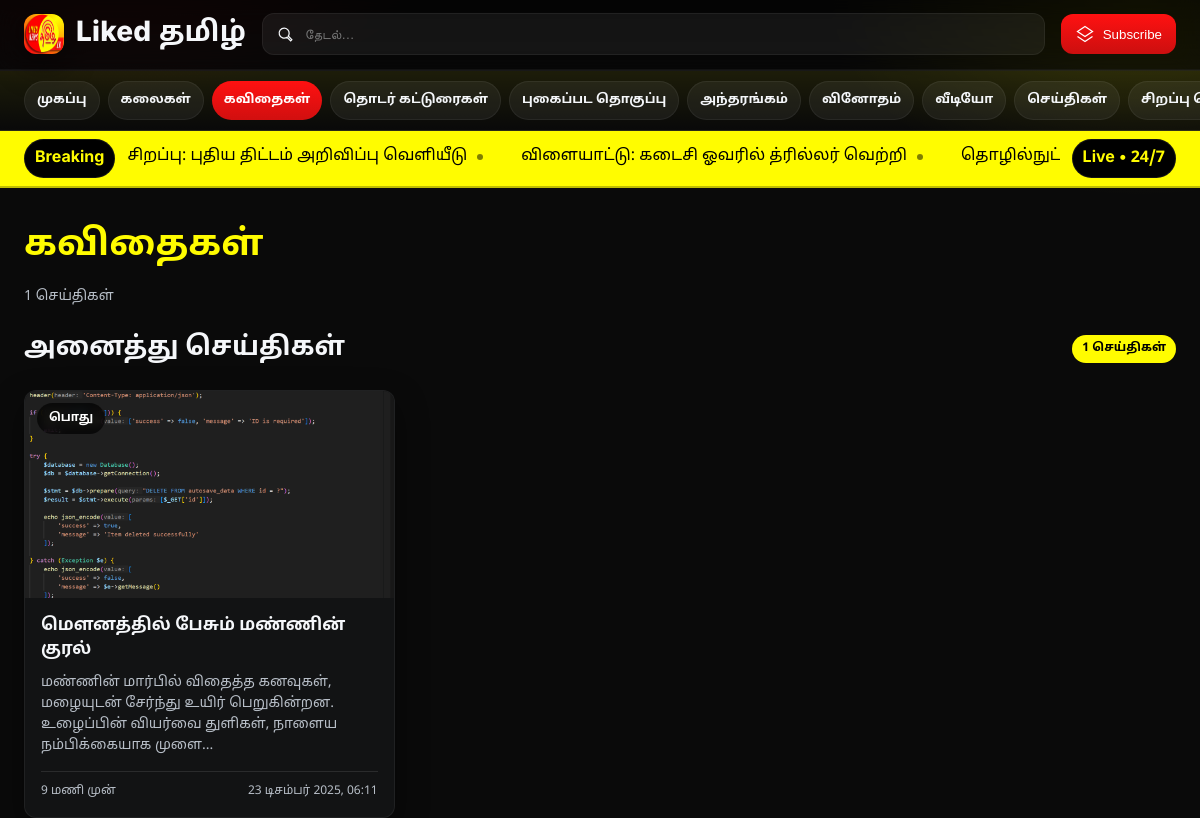
/categories.php?id=52, run on the app's committed database.
### tables this page shows
CREATE TABLE `categories` (
  `id` int(11) NOT NULL,
  `name` varchar(100) NOT NULL,
  `subcategories` varchar(100) DEFAULT NULL,
  `status` enum('active','inactive') DEFAULT 'active',
  `created_at` timestamp NOT NULL DEFAULT current_timestamp(),
  `updated_at` timestamp NOT NULL DEFAULT current_timestamp() ON UPDATE current_timestamp(),
  `tabtype` varchar(255) NOT NULL DEFAULT ''
);

CREATE TABLE `news` (
  `id` int(11) NOT NULL,
  `title` varchar(255) NOT NULL,
  `content` longtext DEFAULT NULL,
  `excerpt` text DEFAULT NULL,
  `categories` varchar(500) DEFAULT NULL,
  `sub_categories` varchar(500) DEFAULT NULL,
  `status` text DEFAULT 'draft',
  `published_at` varchar(255) DEFAULT NULL,
  `created_at` timestamp NULL DEFAULT current_timestamp(),
  `updated_at` timestamp NULL DEFAULT current_timestamp() ON UPDATE current_timestamp(),
  `image` varchar(255) DEFAULT NULL,
  `video` varchar(200) DEFAULT NULL,
  `embedded_video_url` text DEFAULT NULL,
  `seo_title` varchar(255) DEFAULT NULL,
  `seo_description` text DEFAULT NULL,
  `seo_keywords` text DEFAULT NULL,
  `is_autosave_converted` tinyint(1) NOT NULL DEFAULT 0
);

### categories.php (the view, shortened to what this page needs)
<?php
$database = new Database();
$db = $database->getConnection();
$categoryQuery = "SELECT * FROM categories WHERE status = 'active' ORDER BY id";
$categoryStmt = $db->prepare($categoryQuery);
$categoryStmt->execute();
$categories = $categoryStmt->fetchAll(PDO::FETCH_ASSOC);
$category_id = isset($_GET['id']) ? intval($_GET['id']) : 0;
$current_category = null;
$category_subcategories = [];
$category_news = [];
$news_count = 0;
$page = isset($_GET['page']) ? max(1, intval($_GET['page'])) : 1;
$per_page = 20;
if ($category_id > 0) {
    $catQuery = "SELECT * FROM categories WHERE id = :id AND status = 'active'";
    $catStmt = $db->prepare($catQuery);
    $catStmt->execute([':id' => $category_id]);
    $current_category = $catStmt->fetch(PDO::FETCH_ASSOC);
    if ($current_category) {
        $category_subcategories = [];
        $categoryName = $current_category['name'];
        $offset = ($page - 1) * $per_page;
        $newsQuery = "SELECT n.*,
                      (SELECT image_path FROM news_images WHERE news_id = n.id ORDER BY display_order LIMIT 1) as image_path
                      FROM news n
                      WHERE n.status = 'published'
                      AND (n.categories LIKE :cat_name
                           OR n.categories LIKE :cat_name_comma_start
                           OR n.categories LIKE :cat_name_comma_middle
                           OR n.categories LIKE :cat_name_comma_end)
                      ORDER BY n.created_at DESC
                      LIMIT :limit OFFSET :offset";
        $newsStmt = $db->prepare($newsQuery);
        $cat_name = "%" . $categoryName . "%";
        $cat_name_comma_start = $categoryName . ",%";
        $cat_name_comma_middle = "%," . $categoryName . ",%";
        $cat_name_comma_end = "%," . $categoryName;
        $newsStmt->bindValue(':cat_name', $cat_name, PDO::PARAM_STR);
        $newsStmt->bindValue(':cat_name_comma_start', $cat_name_comma_start, PDO::PARAM_STR);
        $newsStmt->bindValue(':cat_name_comma_middle', $cat_name_comma_middle, PDO::PARAM_STR);
        $newsStmt->bindValue(':cat_name_comma_end', $cat_name_comma_end, PDO::PARAM_STR);
        $newsStmt->bindValue(':limit', $per_page, PDO::PARAM_INT);
        $newsStmt->bindValue(':offset', $offset, PDO::PARAM_INT);
        $newsStmt->execute();
        $category_news = $newsStmt->fetchAll(PDO::FETCH_ASSOC);
        $countQuery = "SELECT COUNT(*) as total FROM news
                      WHERE status = 'published'
                      AND (categories LIKE :cat_name
                           OR categories LIKE :cat_name_comma_start
                           OR categories LIKE :cat_name_comma_middle
                           OR categories LIKE :cat_name_comma_end)";
        $countStmt = $db->prepare($countQuery);
        $countStmt->bindValue(':cat_name', $cat_name, PDO::PARAM_STR);
        $countStmt->bindValue(':cat_name_comma_start', $cat_name_comma_start, PDO::PARAM_STR);
        $countStmt->bindValue(':cat_name_comma_middle', $cat_name_comma_middle, PDO::PARAM_STR);
        $countStmt->bindValue(':cat_name_comma_end', $cat_name_comma_end, PDO::PARAM_STR);
        $countStmt->execute();
        $result = $countStmt->fetch(PDO::FETCH_ASSOC);
        $news_count = $result ? $result['total'] : 0;
    }
}
function formatTamilDate($date) {
    $tamil_months = [
        'ஜனவரி', 'பிப்ரவரி', 'மார்ச்', 'ஏப்ரல்',
        'மே', 'ஜூன்', 'ஜூலை', 'ஆகஸ்ட்',
        'செப்டம்பர்', 'அக்டோபர்', 'நவம்பர்', 'டிசம்பர்'
    ];
    try {
        $date_time = new DateTime($date);
        $day = $date_time->format('d');
        $month = $tamil_months[intval($date_time->format('m')) - 1] ?? $date_time->format('F');
        $year = $date_time->format('Y');
        $time = $date_time->format('H:i');
        return "$day $month $year, $time";
    } catch (Exception $e) {
        return $date;
    }
}
function timeAgoTamil($date) {
    try {
        $now = new DateTime();
        $created = new DateTime($date);
        $interval = $now->diff($created);
        if ($interval->y > 0) {
            return $interval->y . " வருடம் முன்";
        } elseif ($interval->m > 0) {
            return $interval->m . " மாதம் முன்";
        } elseif ($interval->d > 0) {
            if ($interval->d == 1) return "நேற்று";
            return $interval->d . " நாள் முன்";
        } elseif ($interval->h > 0) {
            return $interval->h . " மணி முன்";
        } elseif ($interval->i > 0) {
            return $interval->i . " நிமிடம் முன்";
        } else {
            return "இப்போது";
        }
    } catch (Exception $e) {
        return "சமீபத்தில்";
    }
}
function extractSubcategory($news, $category_subcategories) {
    if (empty($category_subcategories)) {
        return 'பொது';
    }
    return !empty($category_subcategories) ? trim($category_subcategories[0]) : 'பொது';
}
function getNewsImage($news) {
    if (!empty($news['image_path'])) {
        return htmlspecialchars($news['image_path']);
    }
    return 'https://picsum.photos/id/' . rand(1000, 1100) . '/800/500';
}
?>
<!DOCTYPE html>
<html lang="ta">
<head>
</head>
<body>
<header class="appbar">
  <div class="appbar-wrap">
    <a href="index.php" class="brand">
      <img src="Liked-tamil-news-logo-1 (2).png" alt="Portal Logo" class="logo" />
      <span class="title">Liked தமிழ்</span>
    </a>
    <form method="GET" action="search.php" class="search" role="search">
      <svg class="icon" viewBox="0 0 24 24" fill="none">
        <path d="M11 5a6 6 0 016 6c0 1.3-.41 2.5-1.11 3.48l4.32 4.32-1.41 1.41-4.32-4.32A6 6 0 1111 5z" stroke="currentColor" stroke-width="1.5"/>
      </svg>
      <input type="search" name="q" placeholder="தேடல்…" aria-label="தேடல்" value="<?php echo isset($_GET['q']) ? htmlspecialchars($_GET['q']) : ''; ?>" />
    </form>
    <div class="actions">
      <button class="btn primary" onclick="openSubscription()">
        <svg class="icon" viewBox="0 0 24 24" fill="none">
          <path d="M12 3l9 6-9 6-9-6 9-6zM3 15l9 6 9-6" stroke="currentColor" stroke-width="1.5"/>
        </svg>
        Subscribe
      </button>
    </div>
  </div>
</header>
<nav class="catbar" aria-label="Categories">
    <div class="catbar-wrap">
        <a href="index.php" class="chip">முகப்பு</a>
        <?php foreach ($categories as $category): ?>
            <a href="categories.php?id=<?php echo $category['id']; ?>"
               class="chip <?php echo ($category_id == $category['id']) ? 'active' : ''; ?>">
                <?php echo htmlspecialchars($category['name']); ?>
            </a>
        <?php endforeach; ?>
    </div>
</nav>
        <section class="ticker">
            <div class="ticker-wrap">
                <span class="tag-chip">Breaking</span>
                <div class="marquee" aria-label="Breaking news">
                    <div class="marquee-track" id="tickerTrack">
                        <span>சிறப்பு: புதிய திட்டம் அறிவிப்பு வெளியீடு<span class="dot"></span></span>
                        <span>விளையாட்டு: கடைசி ஓவரில் த்ரில்லர் வெற்றி<span class="dot"></span></span>
                        <span>தொழில்நுட்பம்: AI கருவி வெளியீடு<span class="dot"></span></span>
                    </div>
                </div>
                <span class="tag-chip">Live • 24/7</span>
            </div>
        </section>
<main>
    <?php if ($current_category): ?>
        <div class="category-header">
            <h1 class="category-title"><?php echo htmlspecialchars($current_category['name']); ?></h1>
            <div class="category-meta">
                <span><?php echo $news_count; ?> செய்திகள்</span>
            </div>
        </div>
        <div class="section">
            <div class="section-head">
                <div class="section-title">அனைத்து செய்திகள்</div>
                <span class="news-count"><?php echo $news_count; ?> செய்திகள்</span>
            </div>
            <?php if (!empty($category_news)): ?>
                <div class="grid-news">
                    <?php foreach ($category_news as $news): ?>
                        <?php
                        $news_subcategory = extractSubcategory($news, $category_subcategories);
                        $news_image = getNewsImage($news);
                        ?>
                        <a href="news-detail.php?id=<?php echo $news['id']; ?>" class="news-card">
                            <div class="news-thumb">
                                <img src="<?php echo $news_image; ?>" alt="<?php echo htmlspecialchars($news['title']); ?>">
                                <span class="news-badge"><?php echo htmlspecialchars($news_subcategory); ?></span>
                            </div>
                            <div class="news-content">
                                <h3 class="news-title"><?php echo htmlspecialchars($news['title']); ?></h3>
                                <div class="news-excerpt">
                                    <?php
                                    $content = strip_tags($news['content'] ?? '');
                                    echo mb_strlen($content) > 120 ? mb_substr($content, 0, 120) . '...' : $content;
                                    ?>
                                </div>
                                <div class="news-meta">
                                    <span><?php echo timeAgoTamil($news['created_at']); ?></span>
                                    <span><?php echo formatTamilDate($news['created_at']); ?></span>
                                </div>
                            </div>
                        </a>
                    <?php endforeach; ?>
                </div>
            <?php endif; ?>
        </div>
    <?php endif; ?>
</main>
</body>
</html>

### data on the page
categories: name "கலைகள்"
categories: name "கவிதைகள்"
categories: name "தொடர் கட்டுரைகள்"
categories: name "புகைப்பட தொகுப்பு"
categories: name "அந்தரங்கம்"
categories: name "வினோதம்"
categories: name "வீடியோ"
categories: name "செய்திகள்"
categories: name "சிறப்பு…"
news: news_subcategory "பொது", title "மௌனத்தில் பேசும் மண்ணின் குரல்", content "மண்ணின் மார்பில் விதைத்த கனவுகள், மழையுடன் சேர்ந்து உயிர் பெறுகின்றன. உழைப்பின் வியர்வை துளிகள், நாளைய நம்பிக்கையாக முளை", created_at "9 மணி முன்", created_at "23 டிசம்பர் 2025, 06:11"

### other printed values
$news_count "1"
